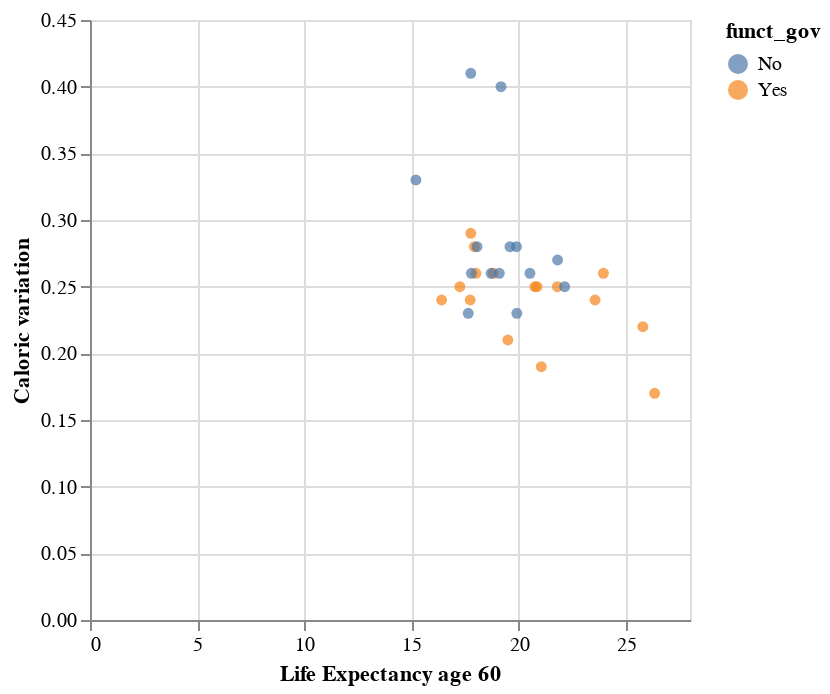

Notebook code cell kept with this figure:
### Markdown cell above
Below is a visualization of the data using Life Expectancy at 60 and Calorie variation with the classification variable as the color.

### Code cell
df["funct_gov"] = df["funct_gov"].replace({
     'N':'No',
     'Y':'Yes'
 })

func_plot = alt.Chart(df).mark_circle().encode(
    x=alt.X('Both sexes age 60', title='Life Expectancy age 60'),
    y=alt.Y('Coefficient of Variation (CV) of caloric intake', title='Caloric variation'),
    color=alt.Color('funct_gov').title('funct_gov')
)
func_plot
